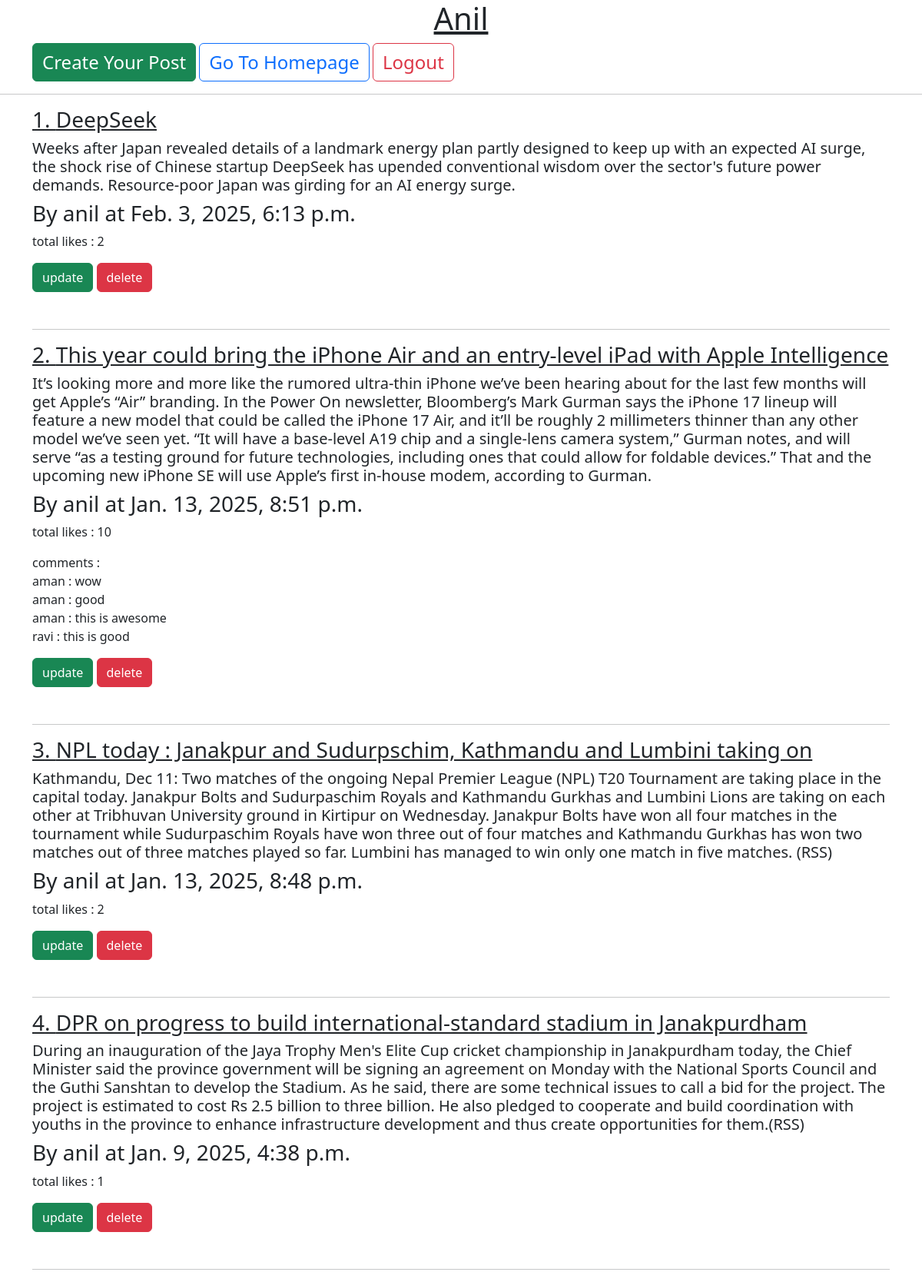
Screenshot of /dashboard/ (signed in) with the database file from the repository.
### home/models.py (models this page shows, shortened)
class input_post(models.Model):
    heading = models.CharField(max_length=150, null=False)
    desc = models.CharField(max_length=2000, null=False)
    author = models.ForeignKey(User, on_delete=models.CASCADE)
    time = models.DateTimeField(default=datetime.now())
    like = models.PositiveIntegerField(default=0)
    user_like = models.JSONField(default=list)
    user_comment = models.JSONField(default=list)

### home/views.py (the view)
# urls.py: path('dashboard/',dashboard_view,name='dashboard'),
@login_required
def dashboard_view(request):
    name = request.user.username
    posts = input_post.objects.filter(author__username = name).order_by('-time')
    total_like = []
    total_comment = []
    if posts.exists():
        for post in posts:
            temp = []
            total_like.append(post.like)
            for item in post.user_comment:
                username = item["username"]
                for data in item["comments"]:
                    if data:
                        temp.append({"username":username, "comments":data})
            total_comment.append(temp)
        posts = zip(posts,total_like,total_comment)
    return render(request,'dashboard.html',context={'posts':posts,'name':name})

### home/templates/dashboard.html (shortened to what this page needs)
{% extends 'base.html' %}
{% block content %}
<div class="container">
    <h1 class="text-center text-decoration-underline">{{name.capitalize}}</h1>
</div>
<div class="container">
    <a href="{% url 'home:create_post' %}" class="btn btn-success fs-4">Create Your Post</a>
    <a href="{% url 'home:home' %}" class="btn btn-outline-primary fs-4">Go To Homepage</a>
    <a href="{% url 'auth_app:logout' %}" class="btn btn-outline-danger fs-4">Logout</a>
</div>
<hr>
{% if posts %}
{% for post in posts %}
<div class="container">
    <h3 class="title text-decoration-underline">{{forloop.counter}}. {{post.0.heading}}</h3>
    <h5 class="description">{{post.0.desc}}</h5>
    <h3>By {{post.0.author.username}} at {{post.0.time}}</h3>
    <div>total likes : {{post.1}}</div>
    <div class="my-3">
        {% if post.2 %}
        comments :<br>
        {% for data in post.2 %}
        {{data.username}} : {{data.comments}}
        <br>
        {% endfor %}
        {% endif %}
    </div>
    <a href="{% url 'home:update_post' post.0.id %}" class="btn btn-success">update</a>
    <a href="{% url 'home:delete_post' post.0.id %}" class="btn btn-danger">delete</a>
    <hr class="mt-5">
</div>
{% endfor %}
{% else %}
<h3>No post available</h3>
{% endif %}
{% endblock %}

### auth_app/templates/base.html (shortened to what this page needs)
<!doctype html>
<html lang="en">
  <head>
    <link href="https://cdn.jsdelivr.net/npm/bootstrap@5.3.3/dist/css/bootstrap.min.css" rel="stylesheet">
  </head>
  <body>
    {% block content %}  {% endblock %}
  </body>
</html>

### rows the page displays
input_post: heading "DeepSeek", desc "Weeks after Japan revealed details of a landmark energy plan partly designed to keep up with an expected AI surge, the shock rise of Chinese startup DeepSeek has upended conventional wisdom over the sector's future power demands. Resource-poor Japan was girding for an AI energy surge.", author.username "anil", time "Feb. 3, 2025, 6:13 p.m.", like "2"
input_post: heading "This year could bring the iPhone Air and an entry-level iPad with Apple Intelligence", desc "It’s looking more and more like the rumored ultra-thin iPhone we’ve been hearing about for the last few months will get Apple’s “Air” branding. In the Power On newsletter, Bloomberg’s Mark Gurman says the iPhone 17 lineup will feature a new model that could be called the iPhone 17 Air, and it’ll be roughly 2 millimeters thinner than any other model we’ve seen yet. “It will have a base-level A19 chip and a single-lens camera system,” Gurman notes, and will serve “as a testing ground for future technologies, including ones that could allow for foldable devices.” That and the upcoming new iPhone SE will use Apple’s first in-house modem, according to Gurman.", author.username "anil", time "Jan. 13, 2025, 8:51 p.m.", like "10", username "aman" "aman" "aman" "ravi", comments "wow" "good" "this is awesome" "this is good"
input_post: heading "NPL today : Janakpur and Sudurpschim, Kathmandu and Lumbini taking on", desc "Kathmandu, Dec 11: Two matches of the ongoing Nepal Premier League (NPL) T20 Tournament are taking place in the capital today. Janakpur Bolts and Sudurpaschim Royals and Kathmandu Gurkhas and Lumbini Lions are taking on each other at Tribhuvan University ground in Kirtipur on Wednesday. Janakpur Bolts have won all four matches in the tournament while Sudurpaschim Royals have won three out of four matches and Kathmandu Gurkhas has won two matches out of three matches played so far. Lumbini has managed to win only one match in five matches. (RSS)", author.username "anil", time "Jan. 13, 2025, 8:48 p.m.", like "2"
input_post: heading "DPR on progress to build international-standard stadium in Janakpurdham", desc "During an inauguration of the Jaya Trophy Men's Elite Cup cricket championship in Janakpurdham today, the Chief Minister said the province government will be signing an agreement on Monday with the National Sports Council and the Guthi Sanshtan to develop the Stadium. As he said, there are some technical issues to call a bid for the project. The project is estimated to cost Rs 2.5 billion to three billion. He also pledged to cooperate and build coordination with youths in the province to enhance infrastructure development and thus create opportunities for them.(RSS)", author.username "anil", time "Jan. 9, 2025, 4:38 p.m.", like "1"
